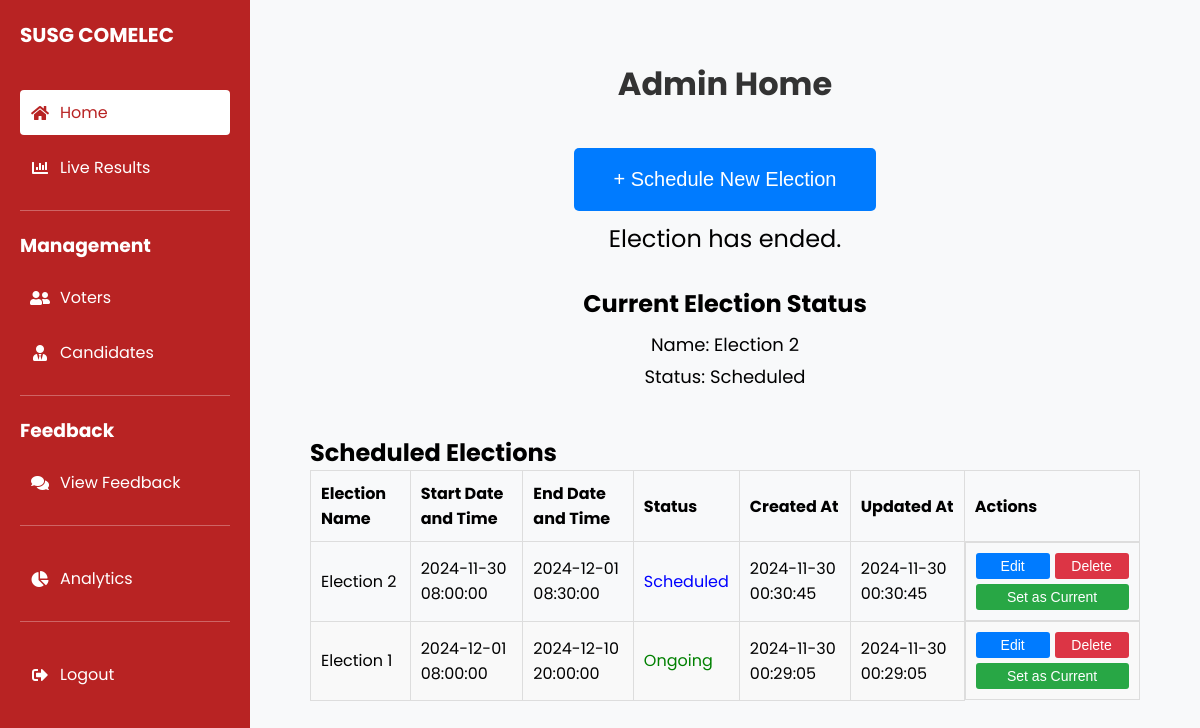
The app's page /Admin/admin-home.php (signed in) with its own data.
### tables this page shows
CREATE TABLE `elections` (
  `election_id` int(50) NOT NULL,
  `start_datetime` datetime NOT NULL,
  `end_datetime` datetime NOT NULL,
  `status` enum('Scheduled','Ongoing','Completed','') NOT NULL DEFAULT 'Scheduled',
  `created_at` timestamp NOT NULL DEFAULT current_timestamp(),
  `updated_at` timestamp NOT NULL DEFAULT current_timestamp(),
  `election_name` varchar(100) NOT NULL,
  `is_current` tinyint(1) NOT NULL DEFAULT 0
);

### admin/admin-home.php (the view, shortened to what this page needs)
<?php
require_once '../connect.php';
$electionStmt = $pdo->query("SELECT * FROM elections ORDER BY election_id DESC LIMIT 1");
$allElectionsStmt = $pdo->query("SELECT * FROM elections ORDER BY election_id DESC");
$allElections = $allElectionsStmt->fetchAll(PDO::FETCH_ASSOC);
$electionStmt = $pdo->prepare("SELECT * FROM elections WHERE is_current = 1 LIMIT 1");
$electionStmt->execute();
$currentElection = $electionStmt->fetch(PDO::FETCH_ASSOC);
?>
<!DOCTYPE html>
<html lang="en">
<head>
    <link rel="stylesheet" href="https://cdnjs.cloudflare.com/ajax/libs/font-awesome/5.15.4/css/all.min.css">
</head>
<body>
    <main>
        <div class="content">
            <h1>Admin Home</h1>
            <button id="newElectionBtn" class="button">+ Schedule New Election</button>
            <div class="countdown-box">
            </div>
            <div class="election-status">
                <h2>Current Election Status</h2>
                <?php if ($currentElection): ?>
                    <p>Name: <?php echo htmlspecialchars($currentElection['election_name']); ?></p>
                    <p>Status: <?php echo htmlspecialchars($currentElection['status']); ?></p>
                <?php else: ?>
                    <p>No election scheduled.</p>
                <?php endif; ?>
            </div>
            <div class="election-list">
                <h2>Scheduled Elections</h2>
                <table>
                    <thead>
                        <tr>
                            <th>Election Name</th>
                            <th>Start Date and Time</th>
                            <th>End Date and Time</th>
                            <th>Status</th>
                            <th>Created At</th>
                            <th>Updated At</th>
                            <th>Actions</th>
                        </tr>
                    </thead>
                    <tbody>
                        <?php foreach ($allElections as $election): ?>
                            <tr data-election-id="<?php echo htmlspecialchars($election['election_id']); ?>">
                                <td class="election-name"><?php echo htmlspecialchars($election['election_name']); ?></td>
                                <td class="start-datetime"><?php echo htmlspecialchars($election['start_datetime']); ?></td>
                                <td class="end-datetime"><?php echo htmlspecialchars($election['end_datetime']); ?></td>
                                <td class="status-<?php echo strtolower($election['status']); ?>">
                                    <?php echo htmlspecialchars($election['status']); ?>
                                </td>
                                <td><?php echo htmlspecialchars($election['created_at']); ?></td>
                                <td><?php echo htmlspecialchars($election['updated_at']); ?></td>
                                <td class="action-buttons">
                                    <button class="edit-button">Edit</button>
                                    <button class="delete-button">Delete</button>
                                    <button class="view-button">Set as Current</button>
                                </td>
                            </tr>
                        <?php endforeach; ?>
                    </tbody>
                </table>
            </div>
        </div>
    </main>
</body>
</html>

### admin/admin-home.php (style rules this page uses)
body, html { font-family: 'Poppins', sans-serif; margin: 0; background-color: #f8f9fa; height: 100%; width: 100%; }
body { display: flex; min-height: 100vh; }
main { margin-left: 250px; padding: 20px; width: 100%; overflow-y: auto; }
.content { flex-grow: 1; padding: 40px; display: flex; flex-direction: column; align-items: center; transition: all 0.3s ease; overflow-y: auto; }
h1 { font-size: 32px; margin-bottom: 30px; text-align: center; color: #333; }
.button { display: inline-block; margin: 10px; padding: 20px 40px; font-size: 20px; color: #fff; background-color: #007bff; border: none; border-radius: 5px; text-decoration: none; transition: background-color 0.3s ease; cursor: pointer; }
.election-status { margin-top: 30px; text-align: center; }
.election-status h2 { font-size: 24px; margin-bottom: 10px; }
.election-status p { font-size: 18px; margin-bottom: 5px; }
.countdown-box { display: flex; justify-content: center; gap: 15px; font-size: 24px; flex-wrap: wrap; }
.election-list { width: 100%; max-width: 900px; margin-top: 40px; }
.election-list table { width: 100%; border-collapse: collapse; margin-bottom: 20px; table-layout: auto; }
.election-list th, .election-list td { padding: 10px; border: 1px solid #ddd; text-align: left; word-wrap: break-word; }
.election-list th:nth-child(7), .election-list td:nth-child(7) { min-width: 150px; }
.election-list tr:nth-child(even) td { background-color: #f9f9f9; }
.election-list .status-scheduled { color: blue; }
.election-list .status-ongoing { color: green; animation: blink 1s step-start infinite; }
.action-buttons { display: flex; gap: 5px; flex-wrap: wrap; }
.action-buttons button { flex: 1; padding: 5px 10px; font-size: 14px; border: none; border-radius: 3px; cursor: pointer; transition: background-color 0.3s ease; }
.action-buttons .edit-button { background-color: #007bff; color: white; }
.action-buttons .delete-button { background-color: #dc3545; color: white; }
.action-buttons .view-button { background-color: #28a745; color: white; }

### admin/sidebar.php (style rules this page uses)
* { margin: 0; padding: 0; box-sizing: border-box; }
body, html { font-family: 'Poppins', sans-serif; margin: 0; background-color: #f8f9fa; height: 100%; width: 100%; }
body { display: flex; min-height: 100vh; }
main { margin-left: 250px; padding: 20px; width: 100%; overflow-y: auto; }

### records on screen
elections: election_name "Election 2", status "Scheduled", start_datetime "2024-11-30 08:00:00", end_datetime "2024-12-01 08:30:00", created_at "2024-11-30 00:30:45", updated_at "2024-11-30 00:30:45"
elections: election_name "Election 1", start_datetime "2024-12-01 08:00:00", end_datetime "2024-12-10 20:00:00", status "Ongoing", created_at "2024-11-30 00:29:05", updated_at "2024-11-30 00:29:05"
